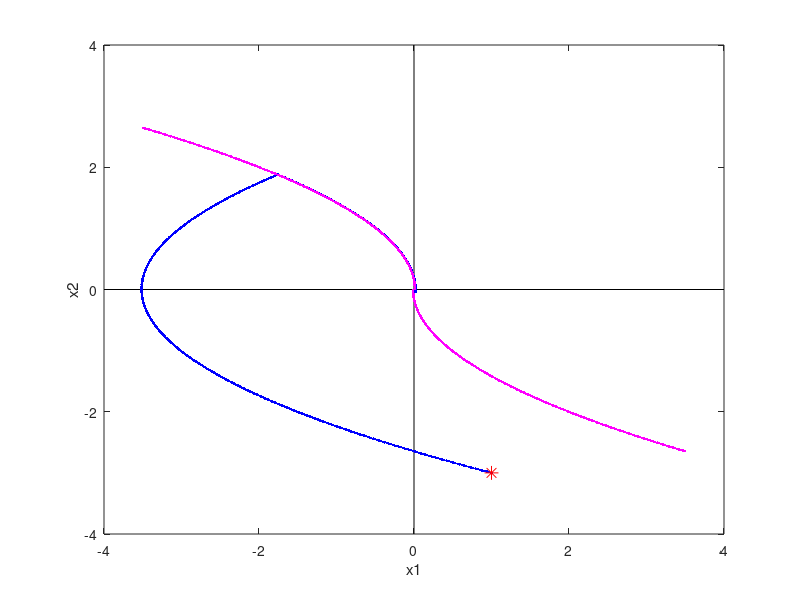

The MATLAB source for this figure:
% 例程 6.12  继电控制（Bang-bang）策略
%  卫星姿态控制仿真
%  初始点
x10 = 1;
x20 = -3;
figure(1)
%  绘制坐标轴
plot([-4, 4], [0, 0], 'k');
hold on;
plot([0, 0], [-4, 4], 'k');
dt = 0.01;
U = 1;
aux = 0;
t = 0;
x1 = x10;
x2 = x20;
%  欧拉积分法求解
while  (t < 6.8)
plot(x1, x2, 'b.');
aux = (U*x1) + (0.5*x2*abs(x2));
if (aux > 0)
p = -U;
else
p = U;
end;
dx1 = x2*dt;
dx2 = p*dt;
x1 = x1 + dx1;
x2 = x2 + dx2;
t = t + dt;  %  时间增量
end;
%  绘制切换线
%  上半部分
t = 0;
x1 = -3.5;
x2 = sqrt(abs(2*U*x1));
while (x2 >0)
plot(x1, x2, 'm');
dx1 = x2*dt; 
dx2 = -U*dt;
x1 = x1 + dx1;
x2 = x2 + dx2;
t = t + dt; %时间增量
end;
%  下半部分
t = 0;
x1 = 3.5;
x2 = -sqrt(abs(2*U*x1));
while (x2 < 0)
plot(x1, x2, 'm');
dx1 = x2*dt; 
dx2 = U*dt;
x1 = x1 + dx1;
x2 = x2 + dx2;
t = t + dt;  %  时间增量
end;
%  绘制初始点
plot(x10, x20, 'r*', 'MarkerSize', 10);
axis([-4, 4, -4, 4]);
xlabel('x1');  ylabel('x2');
